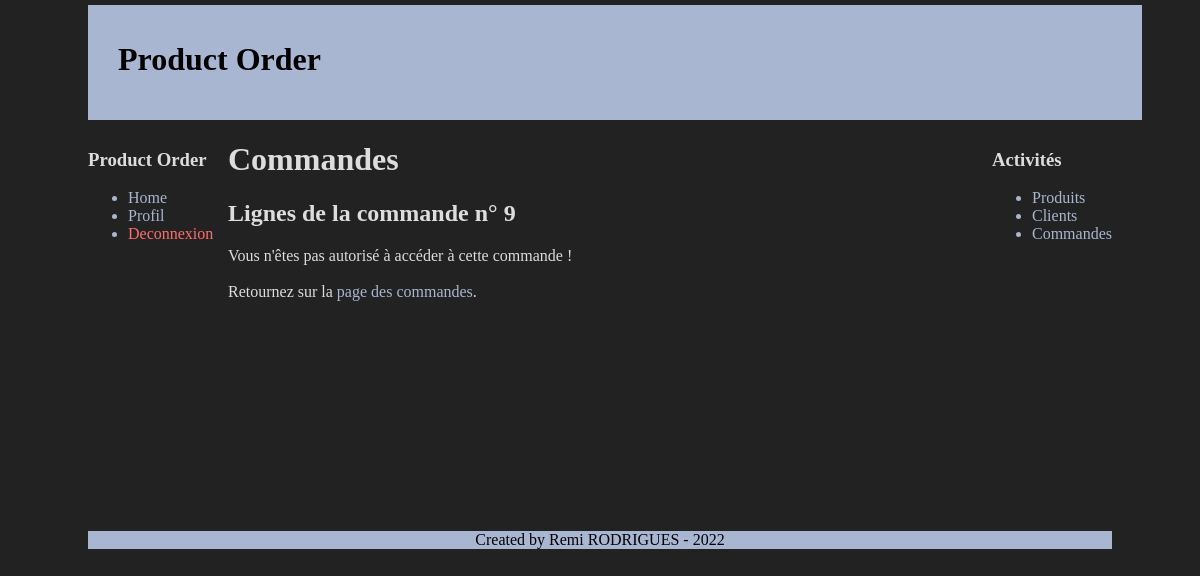
Page /order/detailOrder.php?id=9 (signed in) on the earlier database version.
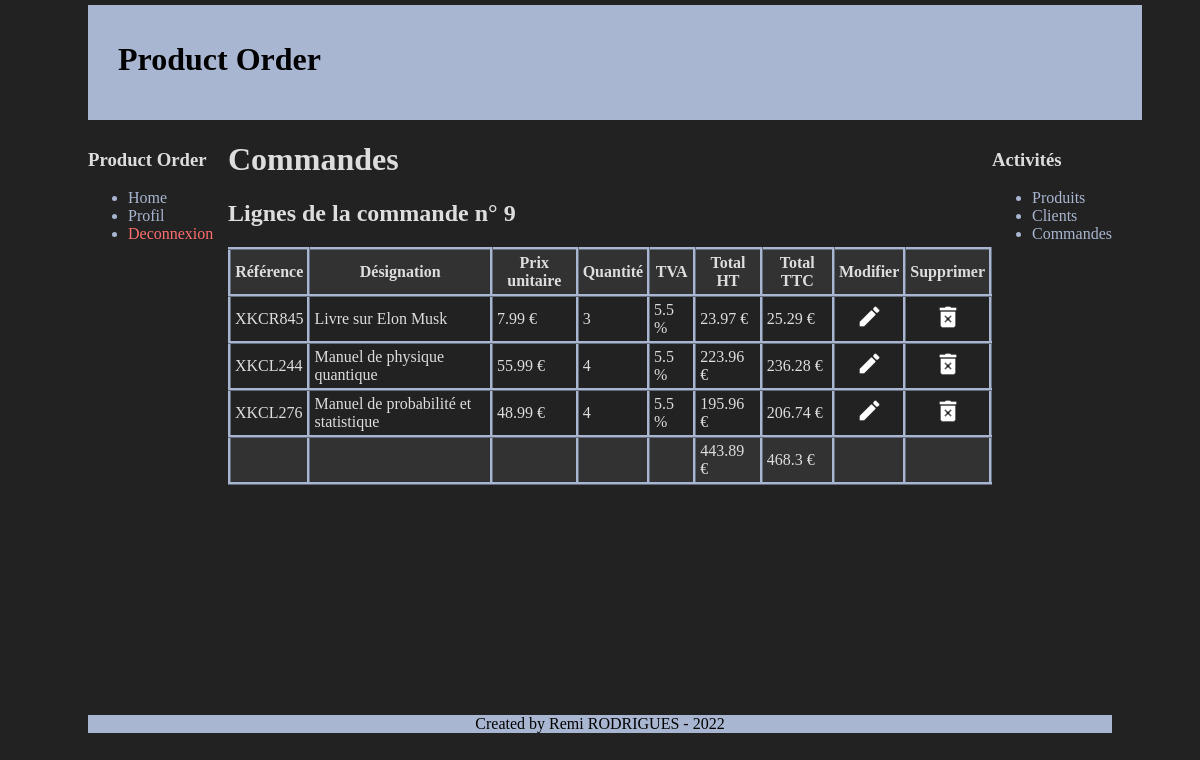
Same page on the later database version.
### tables this page shows
CREATE TABLE `order_lines` (
  `id` int(11) NOT NULL,
  `order_id` int(11) NOT NULL,
  `user_id` int(11) NOT NULL,
  `product_id` int(11) NOT NULL,
  `reference` varchar(10) NOT NULL,
  `designation` varchar(50) NOT NULL,
  `unit_price` float NOT NULL,
  `rate` float NOT NULL,
  `quantity` int(11) NOT NULL,
  `total_HT` float NOT NULL,
  `total_TTC` float NOT NULL,
  `add_date` datetime NOT NULL,
  `update_date` datetime NOT NULL,
  `deleted` tinyint(1) NOT NULL DEFAULT 0,
  `delete_date` datetime DEFAULT NULL
);

### order/detailOrder.php (the view, shortened to what this page needs)
<?php
require("../layout/htmlHead.php");
echo htmlHead("Lignes d'une Commande", "../style");
$orderId = intval($_GET["id"]);
?>
    <body>
        <?php include("../layout/header.php"); ?>
        <div id="menu">
            <div class="element_menu">
                <h3>Product Order</h3>
                <ul>
                    <li><a href="../home.php">Home</a></li>
                    <li><a href="../profil.php">Profil</a></li>
                    <li><a href="../deconnexion.php" class="deconnexion_btn">Deconnexion</a></li>
                </ul>
            </div>
        </div>
        <div id="menu_right">
            <div class="element_menu">
                <h3>Activités</h3>
                <ul>
                    <li><a href="../product/productList.php">Produits</a></li>
                    <li><a href="../customer/customerList.php">Clients</a></li>
                    <li><a href="orderList.php">Commandes</a></li>
                </ul>
            </div>
        </div>
        <div id="corps">
            <h1>Commandes</h1>
            <h2>Lignes de la commande n° <?= $orderId; ?></h2>
            <?php
            include("../utils/connexion_db.php");
            $orderLines = $bdd->prepare("
                SELECT OL.id, OL.reference, OL.designation, OL.unit_price, OL.rate, OL.quantity, OL.total_HT, OL.total_TTC
                FROM order_lines AS OL
                INNER JOIN orders ON orders.id = OL.order_id
                INNER JOIN users ON users.id = orders.user_id
                INNER JOIN companies ON companies.id = users.company_id
                WHERE OL.order_id = :order_id
                AND users.company_id = :company_id
                AND OL.deleted = 0;
            ");
            $orderLines->execute([
                "order_id"=> $orderId,
                "company_id"=> $_SESSION["company_id"],
            ]);
            $data = $orderLines->fetchAll();
            ?>
            <?php if ($data == false): ?>
                <?= "Vous n'êtes pas autorisé à accéder à cette commande ! <br/><br/>"; ?>
                <?= "Retournez sur la <a href='orderList.php'>page des commandes</a>.<br/>"; ?>
            <?php else: ?>
                <?php
                    $totalHT = 0;
                    $totalTTC = 0;
                    for ($i=0; $i < count($data); $i++) {
                        $totalHT += $data[$i]["total_HT"];
                        $totalTTC += $data[$i]["total_TTC"];
                    }
                ?>
                <table>
                    <thead>
                        <tr>
                            <th>Référence</th>
                            <th>Désignation</th>
                            <th>Prix unitaire</th>
                            <th>Quantité</th>
                            <th>TVA</th>
                            <th>Total HT</th>
                            <th>Total TTC</th>
                            <th>Modifier</th>
                            <th>Supprimer</th>
                        </tr>
                    </thead>
                    <tbody>
                        <?php for ($i=0; $i < count($data); $i++) :?>
                            <tr>
                                <td><?= $data[$i]["reference"]; ?></td>
                                <td><?= $data[$i]["designation"]; ?></td>
                                <td><?= round($data[$i]["unit_price"], 2); ?> €</td>
                                <td><?= $data[$i]["quantity"]; ?></td>
                                <td><?= $data[$i]["rate"]; ?> %</td>
                                <td><?= round($data[$i]["total_HT"], 2); ?> €</td>
                                <td><?= round($data[$i]["total_TTC"], 2); ?> €</td>
                                <td style="text-align:center;">
                                    <a href="updateOrderLine.php?id=<?= $data[$i]["id"]; ?>">
                                        <img src="../images/modifier.png" />
                                    </a>
                                </td>
                                <td style="text-align:center;">
                                    <a href="deleteOrderLine.php?id=<?= $data[$i]["id"]; ?>&order_id=<?= $orderId; ?>">
                                        <img src="../images/supprimer.png" />
                                    </a>
                                </td>
                            </tr>
                        <?php endfor;?>
                    </tbody>
                    <tfoot>
                        <tr>
                            <td></td>
                            <td></td>
                            <td></td>
                            <td></td>
                            <td></td>
                            <td><?= round($totalHT, 2); ?> €</td>
                            <td><?= round($totalTTC, 2); ?> €</td>
                            <td></td>
                            <td></td>
                        </tr>
                    </tfoot>
                </table>
            <?php endif; ?>
        </div>
        <?php include("../layout/footer.php"); ?>
    </body>
</html>

Differences in the rows shown:
added order_lines: reference "XKCR845", designation "Livre sur Elon Musk", unit_price "7.99", quantity "3", rate "5.5", total_HT "23.97", total_TTC "25.29"
added order_lines: reference "XKCL244", designation "Manuel de physique quantique", unit_price "55.99", quantity "4", rate "5.5", total_HT "223.96", total_TTC "236.28"
added order_lines: reference "XKCL276", designation "Manuel de probabilité et statistique", unit_price "48.99", quantity "4", rate "5.5", total_HT "195.96", total_TTC "206.74"
Other differences:
$totalHT: (not shown) → "443.89"
$totalTTC: (not shown) → "468.3"
text no longer shown: "Vous n'êtes pas autorisé à accéder à cette commande ! Retournez sur la page des commandes ."
text now shown: "Référence Désignation Prix unitaire Quantité TVA Total HT Total TTC Modifier Supprimer € €"
